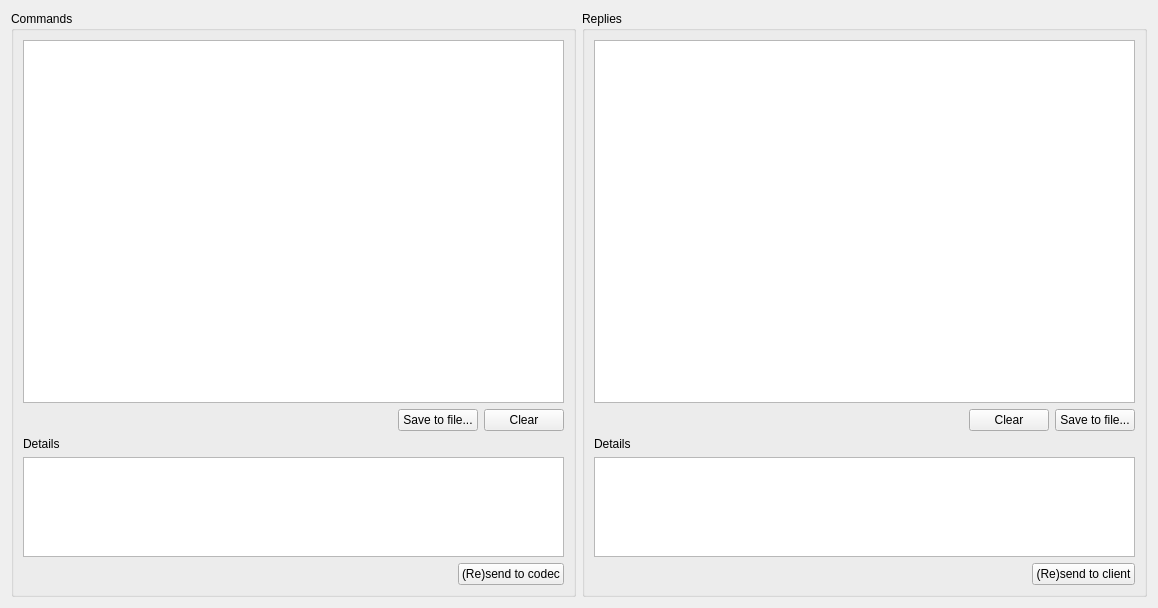
<?xml version="1.0" encoding="UTF-8"?>
<ui version="4.0">
 <class>LogViewer</class>
 <widget class="QWidget" name="LogViewer">
  <property name="geometry">
   <rect>
    <x>0</x>
    <y>0</y>
    <width>1158</width>
    <height>608</height>
   </rect>
  </property>
  <property name="windowTitle">
   <string>Form</string>
  </property>
  <layout class="QVBoxLayout" name="verticalLayout_3">
   <item>
    <layout class="QHBoxLayout" name="horizontalLayout">
     <item>
      <widget class="QGroupBox" name="groupBox">
       <property name="title">
        <string>Commands</string>
       </property>
       <property name="flat">
        <bool>false</bool>
       </property>
       <layout class="QVBoxLayout" name="verticalLayout_2">
        <item>
         <widget class="QListView" name="commands">
          <property name="sizePolicy">
           <sizepolicy hsizetype="Expanding" vsizetype="Expanding">
            <horstretch>0</horstretch>
            <verstretch>0</verstretch>
           </sizepolicy>
          </property>
          <property name="selectionMode">
           <enum>QAbstractItemView::ExtendedSelection</enum>
          </property>
         </widget>
        </item>
        <item>
         <layout class="QHBoxLayout" name="horizontalLayout_2">
          <item>
           <spacer name="horizontalSpacer">
            <property name="orientation">
             <enum>Qt::Horizontal</enum>
            </property>
            <property name="sizeHint" stdset="0">
             <size>
              <width>40</width>
              <height>20</height>
             </size>
            </property>
           </spacer>
          </item>
          <item>
           <widget class="QPushButton" name="saveCommands">
            <property name="text">
             <string>Save to file...</string>
            </property>
           </widget>
          </item>
          <item>
           <widget class="QPushButton" name="clearCommands">
            <property name="text">
             <string>Clear</string>
            </property>
           </widget>
          </item>
         </layout>
        </item>
        <item>
         <widget class="QLabel" name="label">
          <property name="text">
           <string>Details</string>
          </property>
         </widget>
        </item>
        <item>
         <widget class="QPlainTextEdit" name="commandContent">
          <property name="sizePolicy">
           <sizepolicy hsizetype="Expanding" vsizetype="Maximum">
            <horstretch>0</horstretch>
            <verstretch>0</verstretch>
           </sizepolicy>
          </property>
          <property name="maximumSize">
           <size>
            <width>16777215</width>
            <height>100</height>
           </size>
          </property>
         </widget>
        </item>
        <item>
         <layout class="QHBoxLayout" name="horizontalLayout_3">
          <item>
           <spacer name="horizontalSpacer_2">
            <property name="orientation">
             <enum>Qt::Horizontal</enum>
            </property>
            <property name="sizeHint" stdset="0">
             <size>
              <width>40</width>
              <height>20</height>
             </size>
            </property>
           </spacer>
          </item>
          <item>
           <widget class="QPushButton" name="sendToCodec">
            <property name="text">
             <string>(Re)send to codec</string>
            </property>
           </widget>
          </item>
         </layout>
        </item>
       </layout>
      </widget>
     </item>
     <item>
      <widget class="QGroupBox" name="groupBox_2">
       <property name="title">
        <string>Replies</string>
       </property>
       <layout class="QVBoxLayout" name="verticalLayout">
        <item>
         <widget class="QListView" name="replies">
          <property name="selectionMode">
           <enum>QAbstractItemView::ExtendedSelection</enum>
          </property>
         </widget>
        </item>
        <item>
         <layout class="QHBoxLayout" name="horizontalLayout_5">
          <item>
           <spacer name="horizontalSpacer_3">
            <property name="orientation">
             <enum>Qt::Horizontal</enum>
            </property>
            <property name="sizeHint" stdset="0">
             <size>
              <width>40</width>
              <height>20</height>
             </size>
            </property>
           </spacer>
          </item>
          <item>
           <widget class="QPushButton" name="clearReplies">
            <property name="text">
             <string>Clear</string>
            </property>
           </widget>
          </item>
          <item>
           <widget class="QPushButton" name="saveReplies">
            <property name="text">
             <string>Save to file...</string>
            </property>
           </widget>
          </item>
         </layout>
        </item>
        <item>
         <widget class="QLabel" name="label_2">
          <property name="text">
           <string>Details</string>
          </property>
         </widget>
        </item>
        <item>
         <widget class="QPlainTextEdit" name="replyContent">
          <property name="sizePolicy">
           <sizepolicy hsizetype="Expanding" vsizetype="Maximum">
            <horstretch>0</horstretch>
            <verstretch>0</verstretch>
           </sizepolicy>
          </property>
          <property name="maximumSize">
           <size>
            <width>16777215</width>
            <height>100</height>
           </size>
          </property>
         </widget>
        </item>
        <item>
         <layout class="QHBoxLayout" name="horizontalLayout_4">
          <item>
           <spacer name="horizontalSpacer_4">
            <property name="orientation">
             <enum>Qt::Horizontal</enum>
            </property>
            <property name="sizeHint" stdset="0">
             <size>
              <width>40</width>
              <height>20</height>
             </size>
            </property>
           </spacer>
          </item>
          <item>
           <widget class="QPushButton" name="sendToClient">
            <property name="text">
             <string>(Re)send to client</string>
            </property>
           </widget>
          </item>
         </layout>
        </item>
       </layout>
      </widget>
     </item>
    </layout>
   </item>
  </layout>
 </widget>
 <resources/>
 <connections/>
</ui>
